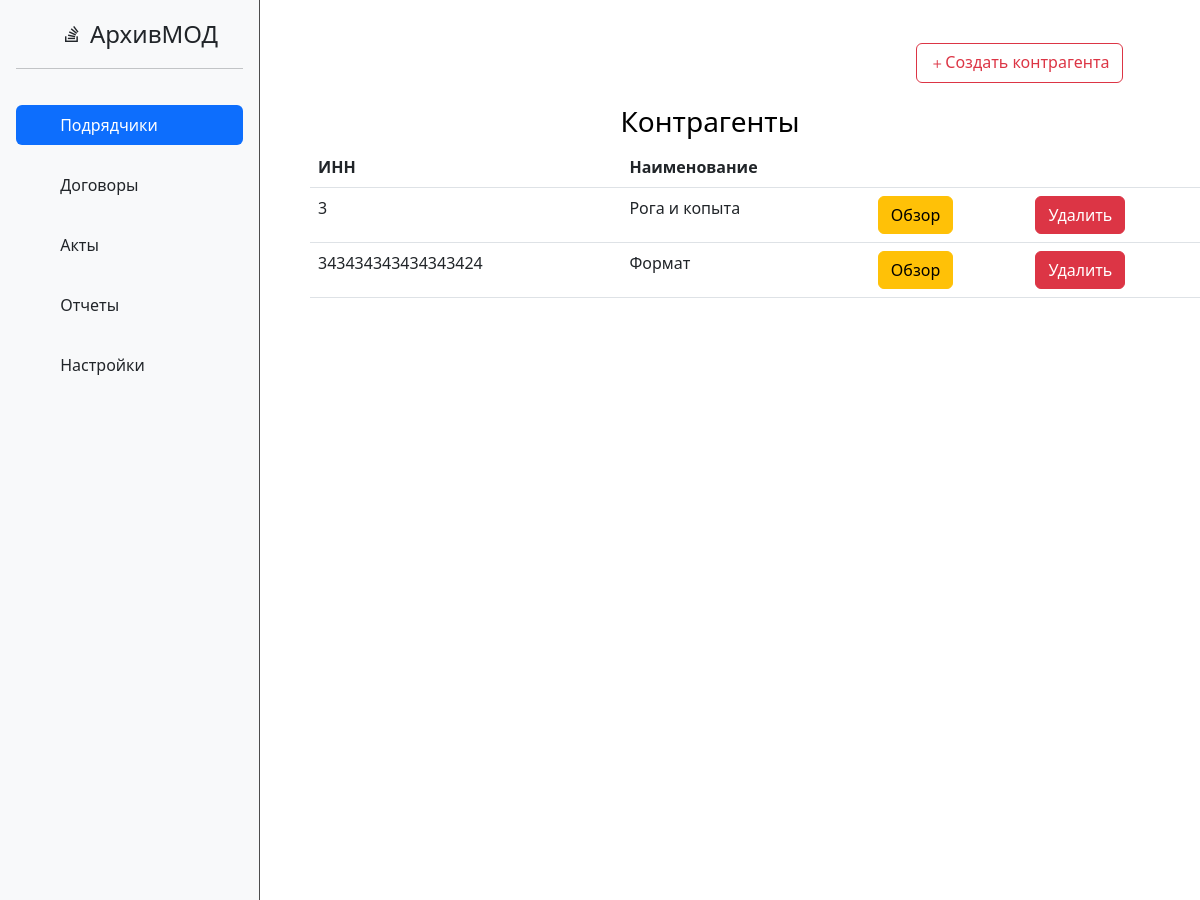
Before: /archive/ (upper part) with the older database file.
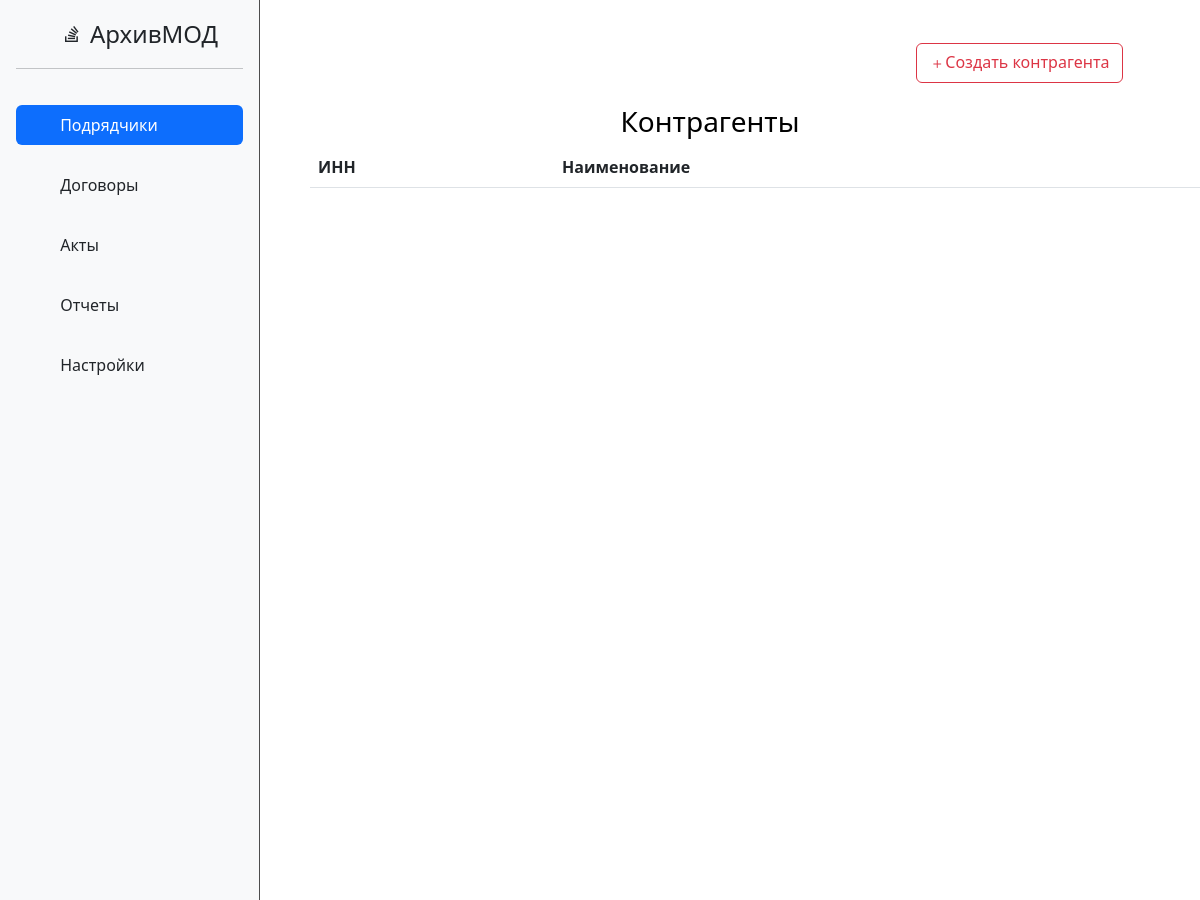
After: the same page with the newer database file.
### archive/models.py (models this page shows, shortened)
class Companies(models.Model):
    title = models.CharField('Название компании', max_length=120)
    inn = models.IntegerField('ИНН', unique=True, validators=[validate_inn])
    class Meta:
        verbose_name = 'Компания'
        verbose_name_plural = 'Компании'

### archive/views.py (the view)
# urls.py: path("", views.CompanyHome.as_view(), name="company-home"),
class CompanyHome(ListView):
    model = Companies
    template_name = 'archive/company_home.html'
    context_object_name = 'company'
    def get_context_data(self, *, object_list=None, **kwargs):
        context = super().get_context_data(**kwargs)
        context['title'] = "Контрагенты"
        context['navbar'] = 'company'
        return context

### archive/templates/archive/company_home.html (shortened to what this page needs)
{% extends "main/index.html" %}
{% block content %}
    <div class="features">
        <div  class="head">
            <a href="{% url 'create-company' %}"><button type="button" class="btn btn-outline-danger"><i class="bi bi-plus"></i>Создать контрагента</button></a>
        </div>
        <h3>{{ title }}</h3>
        <div class="table">
            <table class="table">
              <thead>
                <tr>
                  <th scope="col">ИНН</th>
                  <th scope="col">Наименование</th>
                </tr>
              </thead>
              <tbody>
                {% for el in company %}
                    <tr>
                        <td>{{ el.inn }}</td>
                        <td>{{ el.title }}</td>
                        <td><a href="{% url 'companies-detail' el.id %}" class="btn btn-warning">Обзор</a></td>
                        <td><a href="{% url 'company-delete' el.id %}" class="btn btn-danger">Удалить</a></td>
                    </tr>
                {% endfor %}
              </tbody>
            </table>
        </div>
    </div>
{% endblock %}

Changed rows visible on the page:
removed Companies: inn "3", title "Рога и копыта"
removed Companies: inn "343434343434343424", title "Формат"
